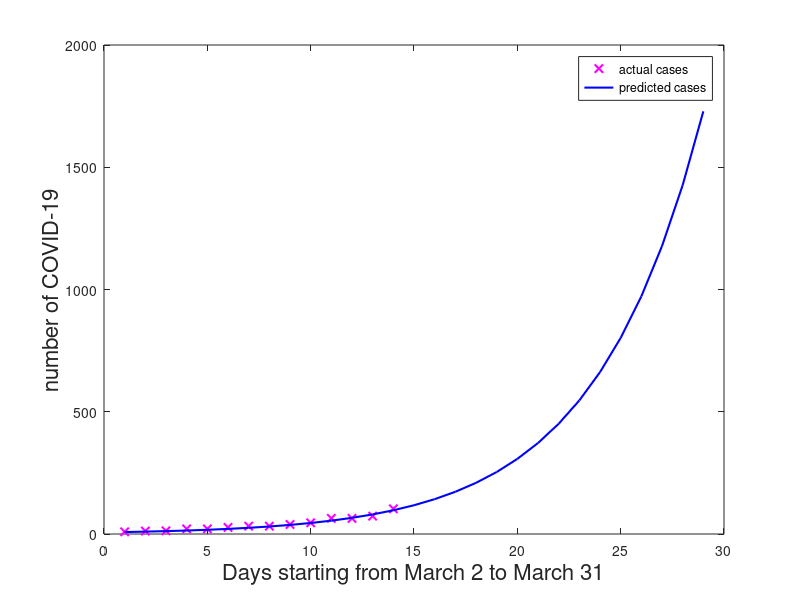

Reproduce this figure in MATLAB. (Note: this script raises an error after producing the figure.)

% Maryam Kamgarpour
% March 17, 2020
% estimate a linear model for COVID-19 growth in BC
% Data from: https://github.com/CSSEGISandData/COVID-19/blob/master/csse_covid_19_data/csse_covid_19_time_series/time_series_19-covid-Confirmed.csv


clear all; close all; clc;
load('BC_data.mat')
data = BCDATA(1:end)';

% approach 1 - fit a linear model to the log of data
N0 = 41;
M = data(N0:end-1);
y = data(N0+1:end);
N = length(y);
a = (M'*M)^(-1)*M'*y;
Np = 14;
x = zeros(1,N+Np);
x(1,1) = data(N0);
for k = 1:1:N+Np
    x(1,k+1) = a*x(1,k);
end

figure(1);
plot(y,'mx','LineWidth',1.5);
hold on;
plot(x(1,:), 'b','LineWidth',1.5);
xlabel('Days starting from March 2 to March 31', 'FontSize', 16);
ylabel('number of COVID-19', 'FontSize', 16);
lgd = legend('actual cases', 'predicted cases');
lgd.FontSize = 16;
grid on
title('Predicting COVID-19 Growth in BC', 'FontSize', 16);
saveas(gcf, 'covid_growth_bc.png')

